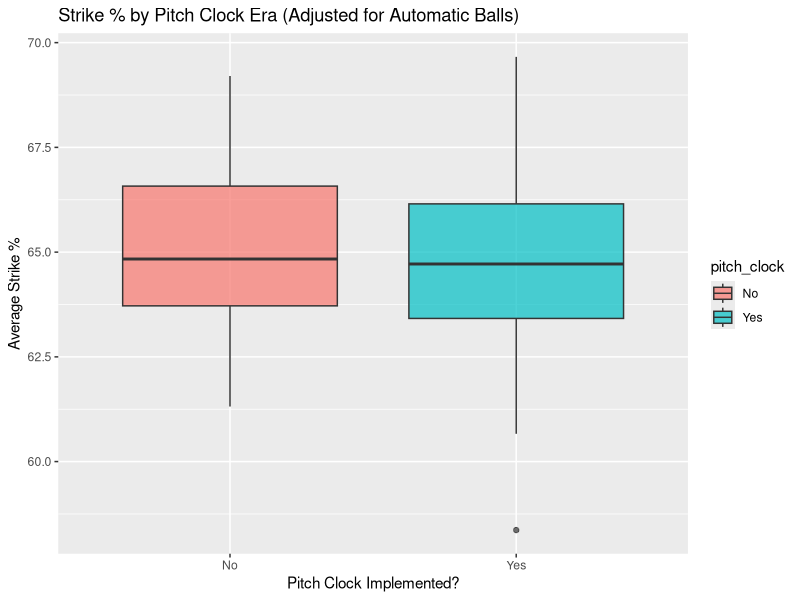
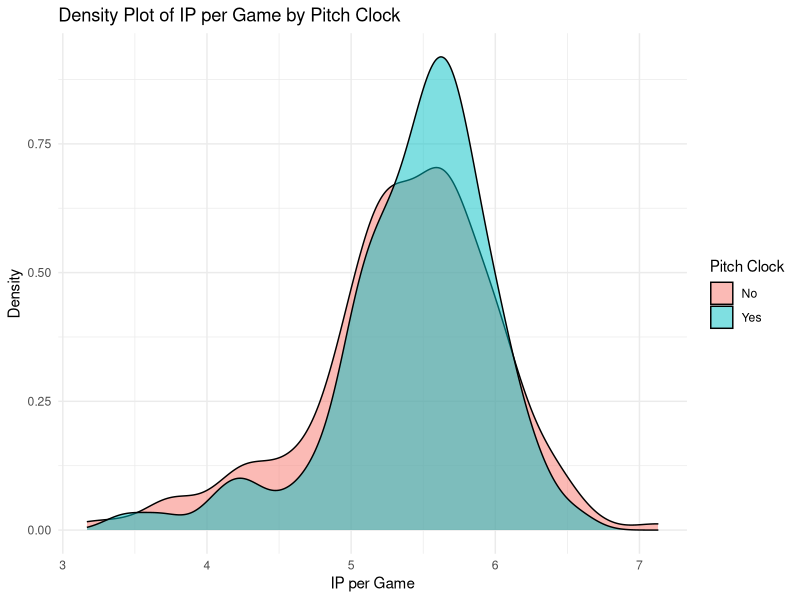

These charts were generated, in order, by the following R code:
## ---- chunk 1
library(tidyverse)
library(broom)
## ---- chunk 2
baseball <- read.csv("../data/pitching_data_2021-2024.csv")
baseball <- baseball %>%
  mutate(pitch_clock = ifelse(year >= 2023, "Yes", "No"))

# Step 1: Keep pitchers with all 4 years of data
baseball_1plot <- baseball %>%
  group_by(player_id) %>%
  filter(all(c(2022, 2023) %in% year)) %>%
  ungroup()

# Step 2: Calculate adjusted pitches and strike rate row by row
baseball_1plot <- baseball_1plot %>%
  mutate(
    adjusted_total_pitches = p_total_pitches - ifelse(is.na(p_automatic_ball), 0, p_automatic_ball),
    strike_percent = (p_total_strike / adjusted_total_pitches) * 100
  ) %>%
  filter(!is.na(pitch_clock), adjusted_total_pitches > 0)

baseball <- baseball %>%
  mutate(
    adjusted_total_pitches = p_total_pitches - ifelse(is.na(p_automatic_ball), 0, p_automatic_ball),
    strike_percent = (p_total_strike / adjusted_total_pitches) * 100
  ) %>%
  filter(!is.na(pitch_clock), adjusted_total_pitches > 0)

# Step 3: Collapse to one row per pitcher per pitch_clock (pre/post)
baseball_1plot <- baseball_1plot %>%
  group_by(player_id, pitch_clock) %>%
  summarise(
    avg_strike_percent = mean(strike_percent, na.rm = TRUE),
    total_pitches = sum(adjusted_total_pitches, na.rm = TRUE),
    .groups = "drop"
  )

## ---- chunk 3


## ---- chunk 4
plot1_boxplot <- ggplot(baseball_1plot, aes(x = pitch_clock, y = avg_strike_percent, fill = pitch_clock)) +
  geom_boxplot(alpha = 0.7) +
  labs(
    title = "Strike % by Pitch Clock Era (Adjusted for Automatic Balls)",
    x = "Pitch Clock Implemented?",
    y = "Average Strike %"
  ) 

ggsave("strike_percent_by_pitch_clock.png", plot = plot1_boxplot, width = 8, height = 6)


## ---- chunk 5
baseball$ip_game <- baseball$p_formatted_ip/baseball$p_game
densityplot <- ggplot(baseball, aes(x = ip_game, fill = factor(pitch_clock))) +
  geom_density(alpha = 0.5) +
  labs(
    title = "Density Plot of IP per Game by Pitch Clock",
    x = "IP per Game",
    y = "Density",
    fill = "Pitch Clock"
  ) +
  theme_minimal()

ggsave("Innings_Pitcher_per_game.png", plot = densityplot, width = 8, height = 6)
